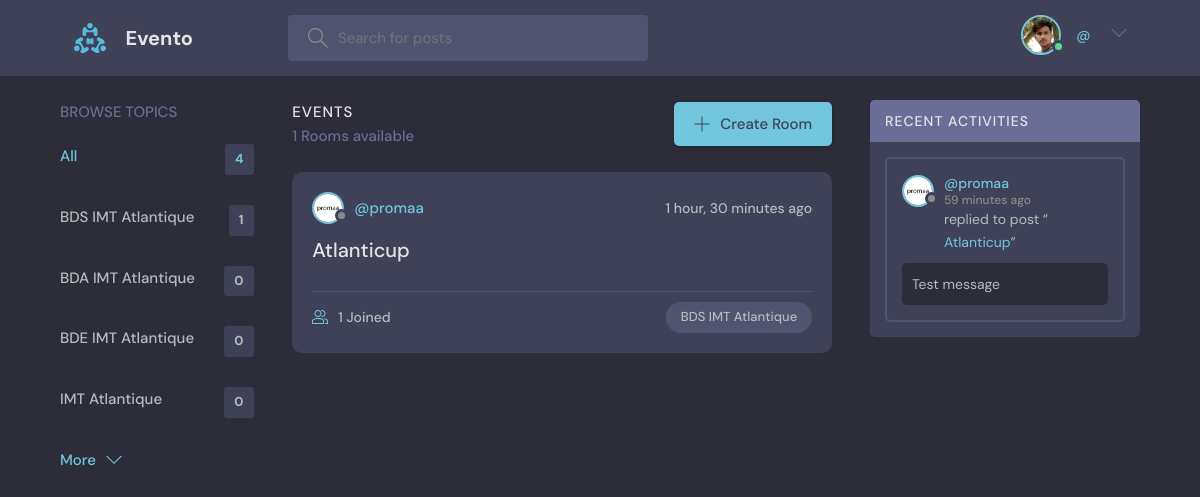
The app's page / (signed in) with its own data.
### base/models.py (models this page shows, shortened)
class User(AbstractUser):
    name = models.CharField(max_length=200, null=True)
    email = models.EmailField(unique=True, null=True)
    bio = models.TextField(null=True)
    avatar = models.ImageField(null=True, default="avatar.svg")
    USERNAME_FIELD = 'email'
    REQUIRED_FIELDS = ['username']

class Topic(models.Model):
    name = models.CharField(max_length=200)

class Room(models.Model):
    host = models.ForeignKey(User, on_delete=models.SET_NULL, null=True)
    topic = models.ForeignKey(Topic, on_delete=models.SET_NULL, null=True)
    name = models.CharField(max_length=200)
    description = models.TextField(null=True, blank=True)
    participants = models.ManyToManyField(
        User, related_name='participants', blank=True)
    updated = models.DateTimeField(auto_now=True)
    created = models.DateTimeField(auto_now_add=True)
    class Meta:
        ordering = ['-updated', '-created']
    def __str__(self):
        return self.name

class Message(models.Model):
    user = models.ForeignKey(User, on_delete=models.CASCADE)
    room = models.ForeignKey(Room, on_delete=models.CASCADE)
    body = models.TextField()
    updated = models.DateTimeField(auto_now=True)
    created = models.DateTimeField(auto_now_add=True)
    class Meta:
        ordering = ['-updated', '-created']

### base/views.py (the view)
# urls.py: path('', views.home, name="home"),
def home(request):
    q = request.GET.get('q') if request.GET.get('q') != None else ''
    rooms = Room.objects.filter(
        Q(topic__name__icontains=q) |
        Q(name__icontains=q) |
        Q(description__icontains=q)
    )
    topics = Topic.objects.all()[0:5]
    room_count = rooms.count()
    room_messages = Message.objects.filter(
        Q(room__topic__name__icontains=q))[0:3]
    context = {'rooms': rooms, 'topics': topics,
               'room_count': room_count, 'room_messages': room_messages}
    return render(request, 'base/home.html', context)

### base/templates/base/home.html (shortened to what this page needs)
{% extends 'main.html' %}
{% block content %}
<main class="layout layout--3">
  <div class="container">
    {% include 'base/topics_component.html' %}
    <div class="roomList">
      <div class="roomList__header">
        <div>
          <h2>Events</h2>
          <p>{{room_count}} Rooms available</p>
        </div>
        <a class="btn btn--main" href="{% url 'create-room' %}">
          <svg version="1.1" xmlns="http://www.w3.org/2000/svg" width="32" height="32" viewBox="0 0 32 32">
            <title>add</title>
            <path
              d="M16.943 0.943h-1.885v14.115h-14.115v1.885h14.115v14.115h1.885v-14.115h14.115v-1.885h-14.115v-14.115z">
            </path>
          </svg>
          Create Room
        </a>
      </div>
      {% include 'base/feed_component.html' %}
    </div>
    {% include 'base/activity_component.html' %}
  </div>
</main>
{% endblock %}

### templates/navbar.html (shortened to what this page needs)
{% load static %}
<header class="header header--loggedIn">
    <div class="container">
        <a href="{% url 'home' %}" class="header__logo">
            <img src="{% static 'images/logo.svg' %}" />
            <h1>Evento</h1>
        </a>
        <form class="header__search" method="GET" action="{% url 'home' %}">
            <label>
                <input Evento="q" placeholder="Search for posts" />
            </label>
        </form>
        <nav class="header__menu">
            {% if request.user.is_authenticated %}
            <div class="header__user">
                <a href="{% url 'update-user' %}">
                    <div class="avatar avatar--medium active">
                        <img src="{{request.user.avatar.url}}" />
                    </div>
                    <p>{{request.user.userEvento}} <span>@{{request.user.userEvento}}</span></p>
                </a>
                <button class="dropdown-button">
                    <svg version="1.1" xmlns="http://www.w3.org/2000/svg" width="32" height="32" viewBox="0 0 32 32">
                        <title>chevron-down</title>
                        <path d="M16 21l-13-13h-3l16 16 16-16h-3l-13 13z"></path>
                    </svg>
                </button>
            </div>
            {% else %}
            <a href="{% url 'login' %}">
                <img src="{% static 'images/avatar.svg' %}" />
                <p>Login</p>
            </a>
            {% endif %}
        </nav>
    </div>
</header>

### base/templates/base/topics_component.html
<div class="topics">
    <div class="topics__header">
        <h2>Browse Topics</h2>
    </div>
    <ul class="topics__list">
        <li>
            <a href="{% url 'home' %}" class="active">All <span>{{topics.count}}</span></a>
        </li>
        {% for topic in topics %}
        <li>
            <a href="{% url 'home' %}?q={{topic.name}}">{{topic.name}}<span>{{topic.room_set.all.count}}</span></a>
        </li>
        {% endfor %}
    </ul>
    <a class="btn btn--link" href="{% url 'topics' %}">
        More
        <svg version="1.1" xmlns="http://www.w3.org/2000/svg" width="32" height="32" viewBox="0 0 32 32">
            <title>chevron-down</title>
            <path d="M16 21l-13-13h-3l16 16 16-16h-3l-13 13z"></path>
        </svg>
    </a>
</div>

### base/templates/base/feed_component.html (shortened to what this page needs)
{% for room in rooms %}
<div class="roomListRoom">
    <div class="roomListRoom__header">
        <a href="{% url 'user-profile' room.host.id %}" class="roomListRoom__author">
            <div class="avatar avatar--small">
                <img src="{{room.host.avatar.url}}" />
            </div>
            <span>@{{room.host.username}}</span>
        </a>
        <div class="roomListRoom__actions">
            <span>{{room.created|timesince}} ago</span>
        </div>
    </div>
    <div class="roomListRoom__content">
        <a href="{% url 'room' room.id %}">{{room.name}}</a>
    </div>
    <div class="roomListRoom__meta">
        <a href="{% url 'room' room.id %}" class="roomListRoom__joined">
            {{room.participants.all.count}} Joined
        </a>
        <p class="roomListRoom__topic">{{room.topic.name}}</p>
    </div>
</div>
{% endfor %}

### base/templates/base/activity_component.html (shortened to what this page needs)
<div class="activities">
    <div class="activities__header">
        <h2>Recent Activities</h2>
    </div>
    {% for message in room_messages %}
    <div class="activities__box">
        <div class="activities__boxHeader roomListRoom__header">
            <a href="{% url 'user-profile' message.user.id %}" class="roomListRoom__author">
                <div class="avatar avatar--small">
                    <img src="{{message.user.avatar.url}}" />
                </div>
                <p>
                    @{{message.user.username}}
                    <span>{{message.created|timesince}} ago</span>
                </p>
            </a>
        </div>
        <div class="activities__boxContent">
            <p>replied to post “<a href="{% url 'room' message.room.id %}">{{message.room}}</a>”</p>
            <div class="activities__boxRoomContent">{{message.body}}</div>
        </div>
    </div>
    {% endfor %}
</div>

### records on screen
User: user.avatar (picture)
Topic: name "BDS IMT Atlantique", room_set.all.count "1"
Topic: name "BDA IMT Atlantique", room_set.all.count "0"
Topic: name "BDE IMT Atlantique", room_set.all.count "0"
Topic: name "IMT Atlantique", room_set.all.count "0"
Room: host.avatar (picture), host.username "promaa", created "1 hour, 30 minutes", name "Atlanticup", participants.all.count "1", topic.name "BDS IMT Atlantique"
Message: user.avatar (picture), user.username "promaa", created "59 minutes", room "Atlanticup", body "Test message"

### other values on screen
{{ topics.count }} "4"
{{ room_count }} "1"
